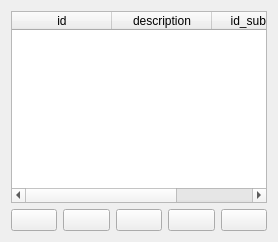
                <widget class="QWidget" name="page_data_base_subclass_info">
                 <layout class="QGridLayout" name="gridLayout_36">
                  <item row="1" column="0">
                   <layout class="QGridLayout" name="gridLayout_35">
                    <item row="0" column="0">
                     <widget class="QPushButton" name="btn_back_subclass_info">
                      <property name="text">
                       <string/>
                      </property>
                      <property name="icon">
                       <iconset resource="../resources/res.qrc">
                        <normaloff>:/icon/icons/arrow-small-left.png</normaloff>:/icon/icons/arrow-small-left.png</iconset>
                      </property>
                      <property name="iconSize">
                       <size>
                        <width>30</width>
                        <height>50</height>
                       </size>
                      </property>
                      <property name="checkable">
                       <bool>true</bool>
                      </property>
                     </widget>
                    </item>
                    <item row="0" column="1">
                     <widget class="QPushButton" name="btn_search_subclass_info">
                      <property name="text">
                       <string/>
                      </property>
                      <property name="icon">
                       <iconset resource="../resources/res.qrc">
                        <normaloff>:/icon/icons/search.png</normaloff>:/icon/icons/search.png</iconset>
                      </property>
                      <property name="iconSize">
                       <size>
                        <width>30</width>
                        <height>50</height>
                       </size>
                      </property>
                     </widget>
                    </item>
                    <item row="0" column="2">
                     <widget class="QPushButton" name="btn_edit_subclass_info">
                      <property name="text">
                       <string/>
                      </property>
                      <property name="icon">
                       <iconset resource="../resources/res.qrc">
                        <normaloff>:/icon/icons/pencil.png</normaloff>:/icon/icons/pencil.png</iconset>
                      </property>
                      <property name="iconSize">
                       <size>
                        <width>30</width>
                        <height>50</height>
                       </size>
                      </property>
                     </widget>
                    </item>
                    <item row="0" column="3">
                     <widget class="QPushButton" name="btn_insert_subclass_info">
                      <property name="text">
                       <string/>
                      </property>
                      <property name="icon">
                       <iconset resource="../resources/res.qrc">
                        <normaloff>:/icon/icons/icons8-plus-24 (2).png</normaloff>:/icon/icons/icons8-plus-24 (2).png</iconset>
                      </property>
                      <property name="iconSize">
                       <size>
                        <width>50</width>
                        <height>50</height>
                       </size>
                      </property>
                     </widget>
                    </item>
                    <item row="0" column="4">
                     <widget class="QPushButton" name="btn_delete_subclass_info">
                      <property name="text">
                       <string/>
                      </property>
                      <property name="icon">
                       <iconset resource="../resources/res.qrc">
                        <normaloff>:/icon/icons/icons8-trash-50 (1).png</normaloff>:/icon/icons/icons8-trash-50 (1).png</iconset>
                      </property>
                      <property name="iconSize">
                       <size>
                        <width>30</width>
                        <height>50</height>
                       </size>
                      </property>
                     </widget>
                    </item>
                   </layout>
                  </item>
                  <item row="0" column="0">
                   <widget class="QTableWidget" name="table_subclass_info">
                    <column>
                     <property name="text">
                      <string>id</string>
                     </property>
                    </column>
                    <column>
                     <property name="text">
                      <string>description</string>
                     </property>
                    </column>
                    <column>
                     <property name="text">
                      <string>id_subclass</string>
                     </property>
                    </column>
                   </widget>
                  </item>
                 </layout>
                </widget>
